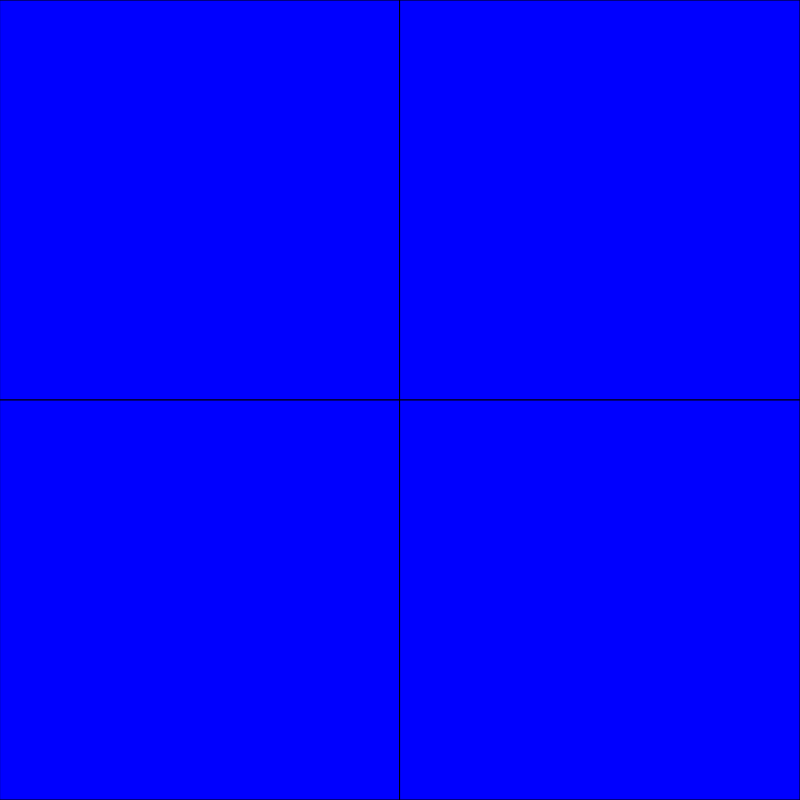
Frame 1 (no input)
Frame 60 (no input): identical to frame 1, image omitted
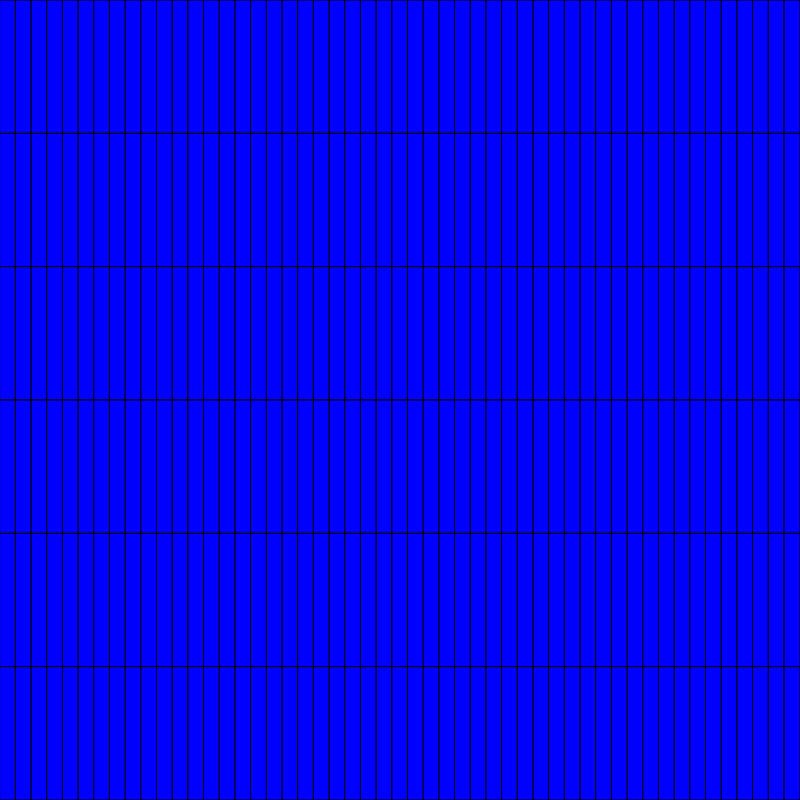
Frame 120 (the mouse pressed at the canvas centre since frame 60)

The p5.js sketch that drew these frames (run headless with seeded random() and noise() and a simulated clock; from frame 60 on, the mouse is pressed at the canvas centre):

// p5.js sketch
// ── sketch.js
//Step02
'use strict';

var tileCountX = 10;
var tileCountY = 10;

function setup() {
  createCanvas(800, 800);
  colorMode(HSB);
  //noStroke();
}

function draw() {
  //This will map the mouseX to the width
  tileCountX = int(map(mouseX, 0, width, 2, 100));
  //This will map the mouseY to the height
  tileCountY = int(map(mouseY, 0, height, 2, 10));

  var tileWidth = width / tileCountX;
  var tileHeight = height / tileCountY;

  for (var gridY = 0; gridY < tileCountY; gridY++){
    for (var gridX = 0; gridX < tileCountX; gridX++) {
        var amount = map(gridX, 0, tileCountX - 1, 0, 1);

        var posX = tileWidth * gridX;
        var posY = tileHeight * gridY;

        fill('blue');
        rect(posX, posY, tileWidth, tileHeight);
      }
    }
}
